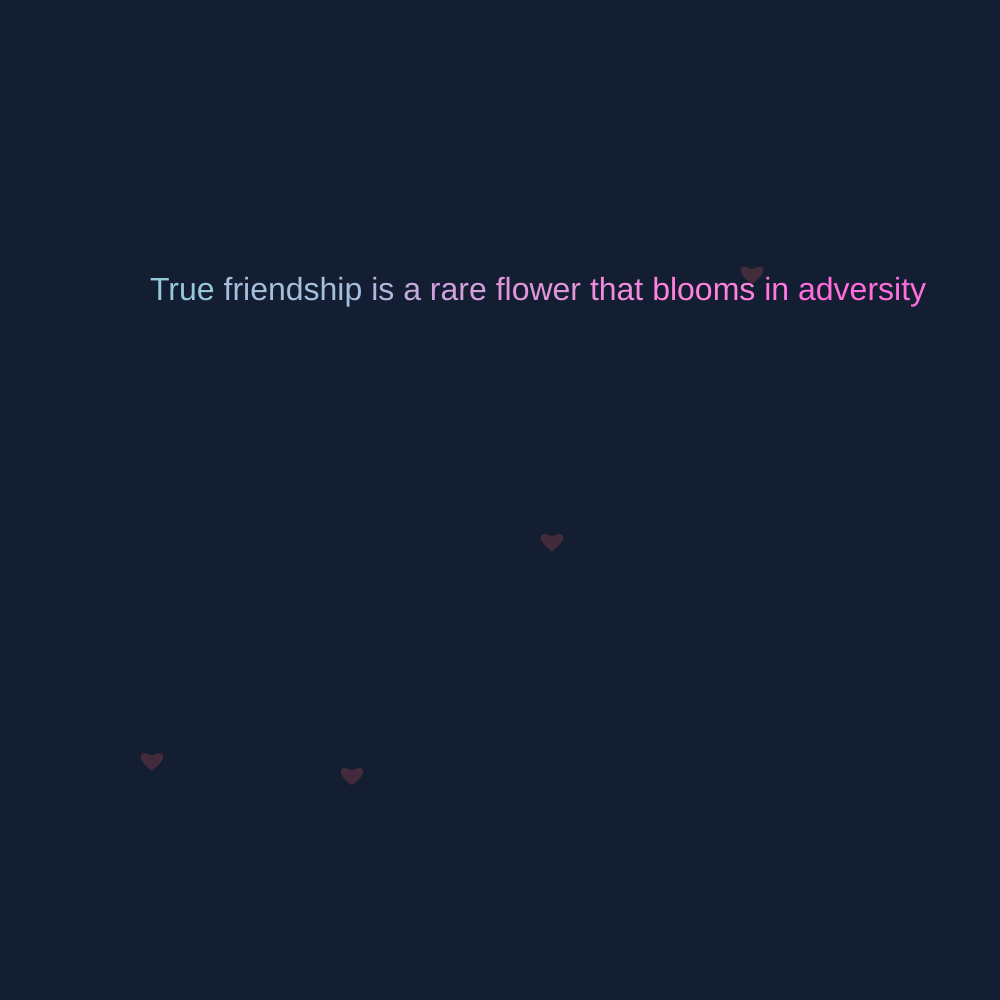
Frame 1 (no input)
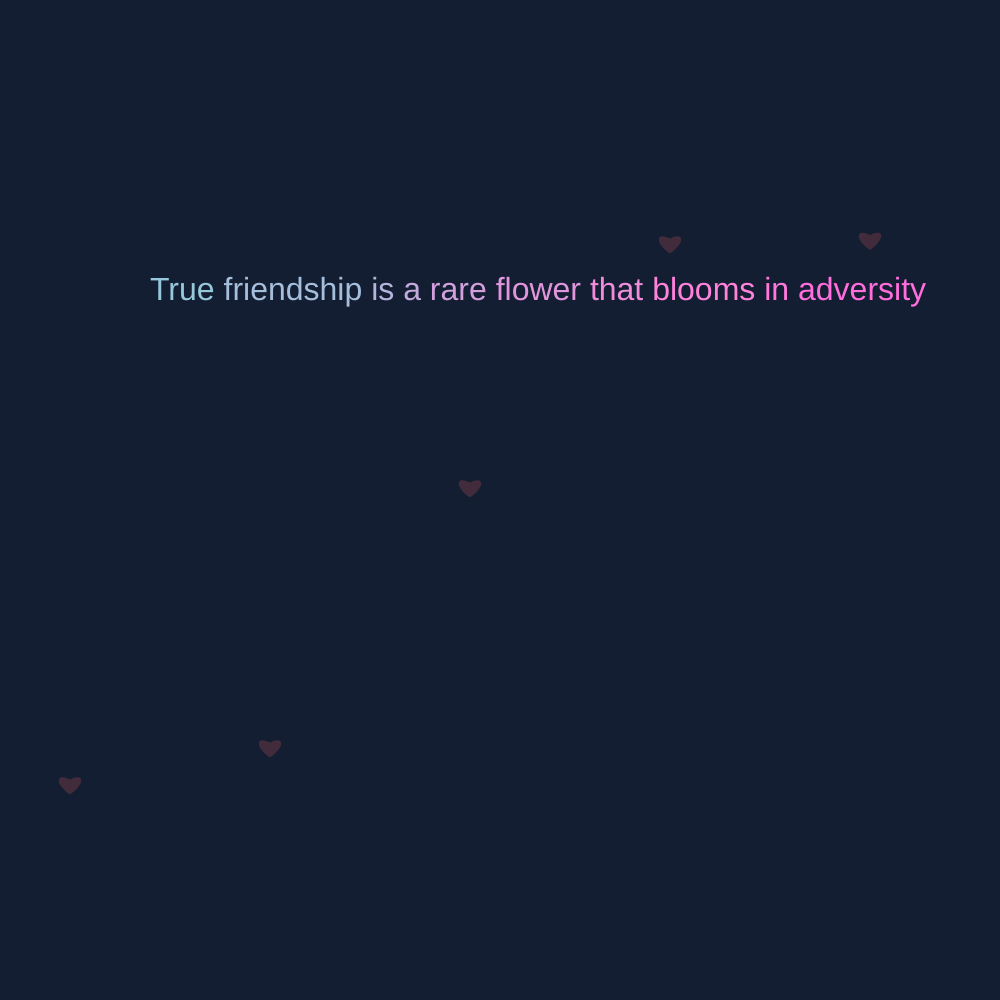
Frame 60 (no input)
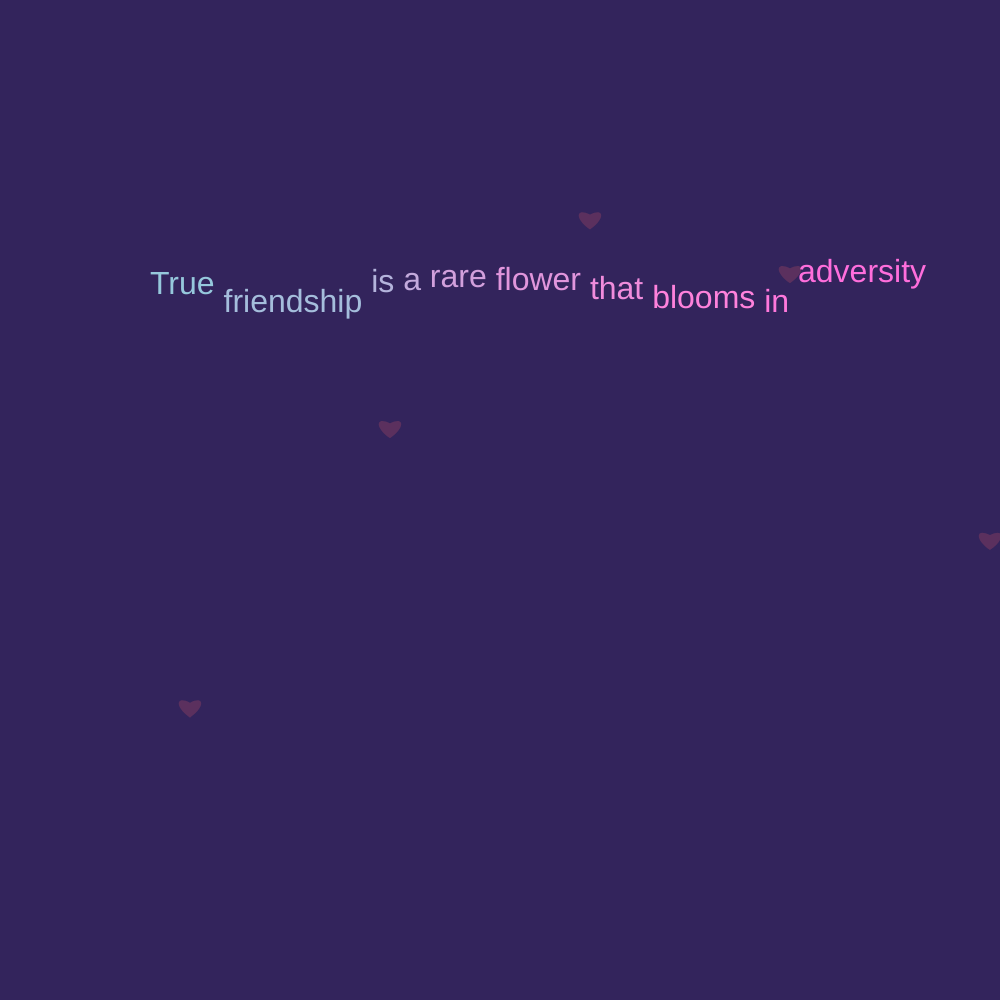
Frame 120 (the mouse pressed at the canvas centre since frame 60)

The p5.js sketch that drew these frames (run headless with seeded random() and noise() and a simulated clock; from frame 60 on, the mouse is pressed at the canvas centre):

// p5.js sketch
// ── sketch.js
let quote = "True friendship is a rare flower that blooms in adversity";
let words = [];
let bgColor;

function setup() {
  createCanvas(1000, 1000);
  bgColor = color(20, 30, 50);
  textSize(32);
  
  // Split quote into words and position them properly
  let parts = quote.split(' ');
  let x = 150;
  let y = 300;
  
  for (let i = 0; i < parts.length; i++) {
    words.push({
      text: parts[i],
      x: x,
      y: y,
      size: 36,
      baseX: x,
      baseY: y,
      color: color(150 + i*15, 200 - i*10, 220),
      rotation: 0,
      scale: 1
    });
    x += textWidth(parts[i] + ' ');
    
    // Move to next line if needed
    if (x > width - 150 && i < parts.length - 1) {
      x = 150;
      y += 80;
    }
  }
}

function draw() {
  background(bgColor);
  
  // Draw floating hearts in background
  for (let i = 0; i < 5; i++) {
    let x = (frameCount * 2 + i * 200) % (width + 100) - 50;
    let y = height/2 + sin(frameCount * 0.02 + i) * 300;
    drawHeart(x, y, 15, color(255, 100, 100, 50));
  }
  
  // Draw words with subtle animations
  for (let word of words) {
    let d = dist(mouseX, mouseY, word.x, word.y);
    let hover = d < 50;
    
    push();
    translate(word.x, word.y);
    
    if (hover) {
      word.rotation = sin(frameCount * 0.1) * 0.2;
      word.scale = lerp(word.scale, 1.3, 0.1);
      fill(255, 255, 0);
    } else {
      word.rotation = lerp(word.rotation, 0, 0.1);
      word.scale = lerp(word.scale, 1, 0.1);
      fill(word.color);
    }
    
    rotate(word.rotation);
    scale(word.scale);
    text(word.text, 0, 0);
    pop();
  }
}

function drawHeart(x, y, size, col) {
  push();
  fill(col);
  noStroke();
  beginShape();
  vertex(x, y);
  bezierVertex(x - size, y - size/2, x - size, y + size/3, x, y + size);
  bezierVertex(x + size, y + size/3, x + size, y - size/2, x, y);
  endShape(CLOSE);
  pop();
}

function mousePressed() {
  // Change background color
  bgColor = color(random(30, 60), random(30, 60), random(70, 100));
  
  // Gentle bounce effect on words
  for (let word of words) {
    word.y = word.baseY + random(-20, 20);
  }
}

function keyPressed() {
  // Reset positions
  for (let word of words) {
    word.y = word.baseY;
  }
}
